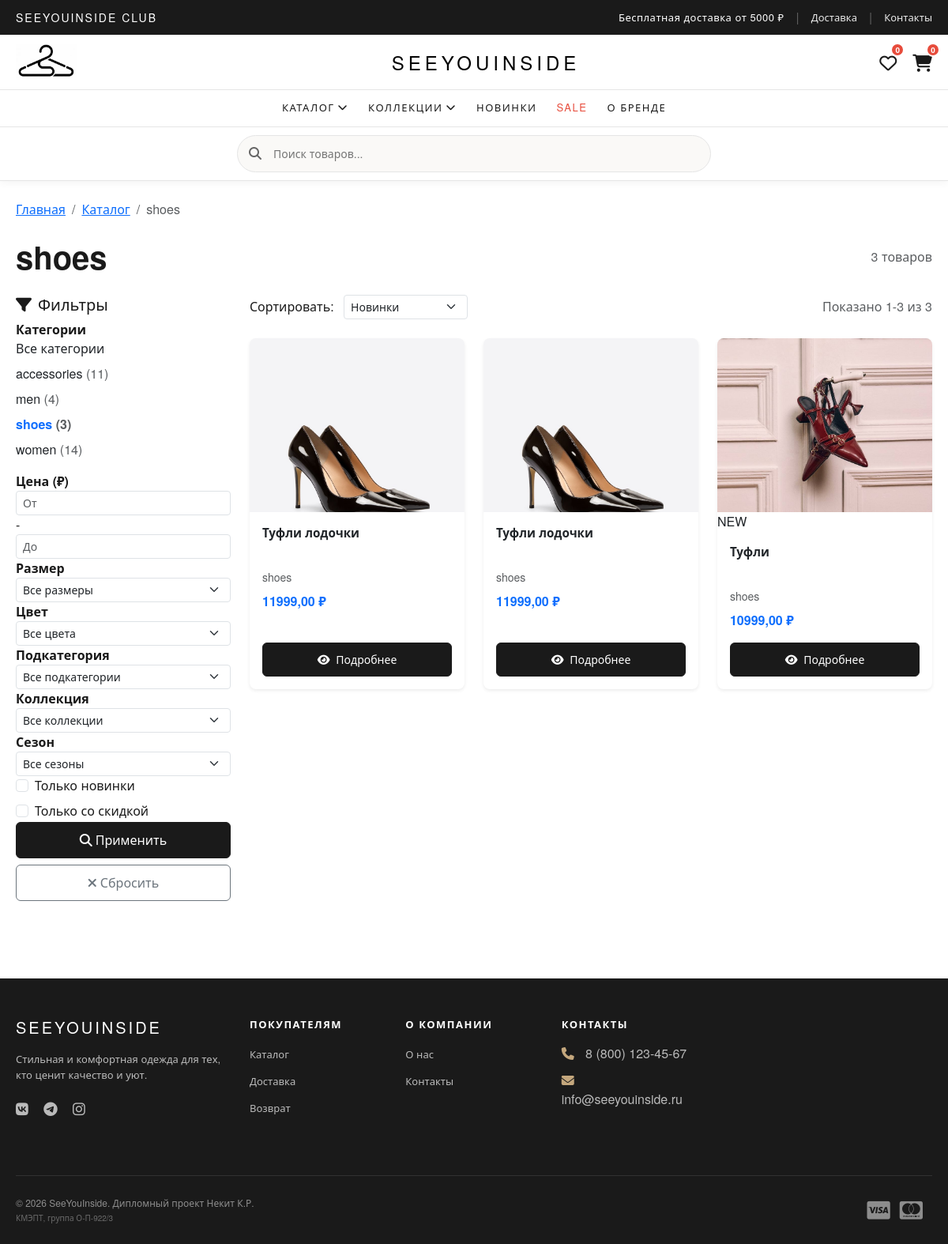
The app's page /catalog/shoes/, older data.
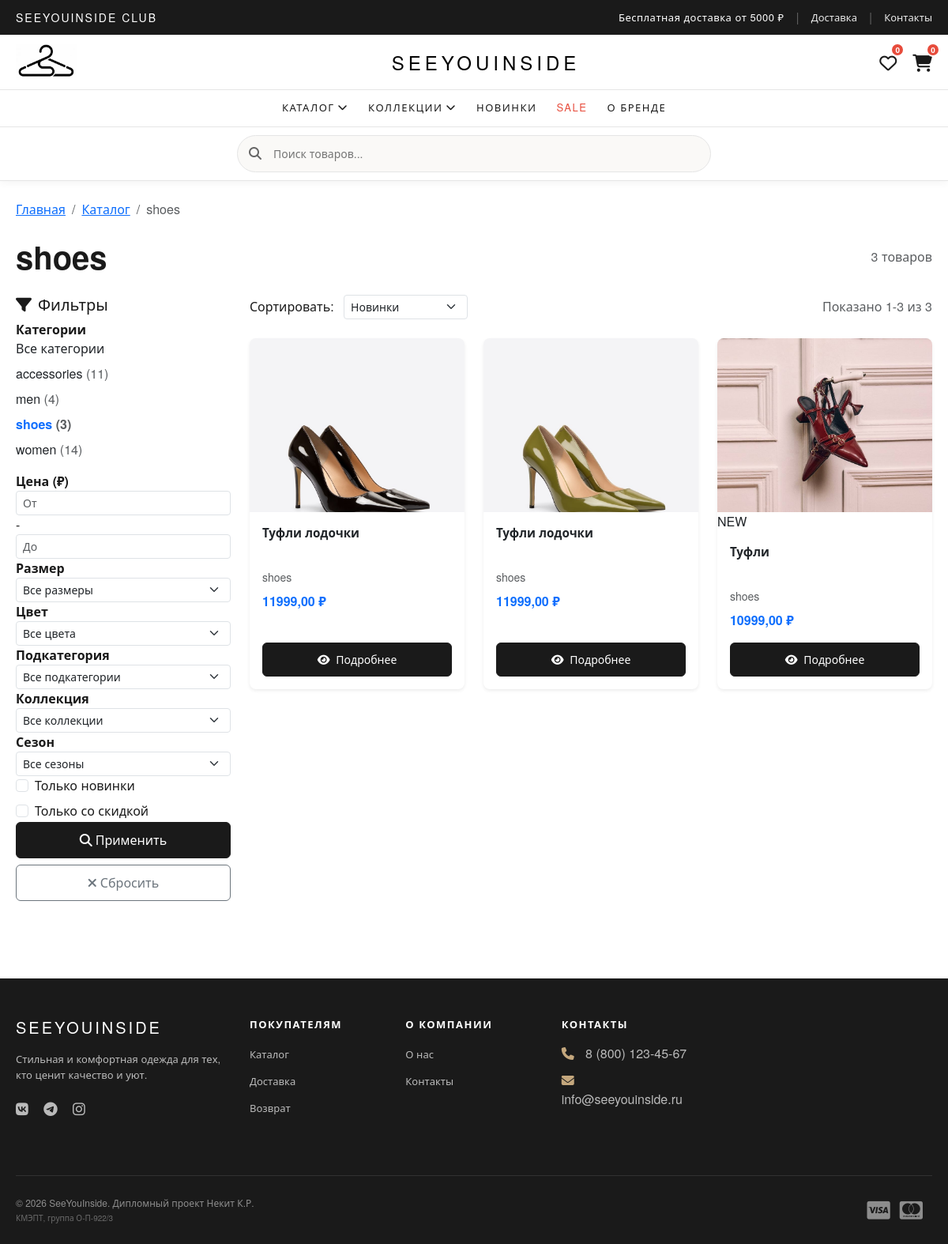
The same page, newer data.
### shop/models.py (models this page shows, shortened)
class Product(models.Model):
    GENDER_CHOICES = (
        ('women', 'Женское'),
        ('men', 'Мужское'),
        ('unisex', 'Унисекс'),
    )
    SUBCATEGORY_CHOICES = (
        ('dresses', 'Платья'),
        ('blouses', 'Блузы и рубашки'),
        ('jeans_women', 'Джинсы'),
        ('trousers_women', 'Брюки'),
        ('skirts', 'Юбки'),
        ('jackets_women', 'Жакеты и пиджаки'),
        ('knitwear', 'Трикотаж'),
        ('outerwear_women', 'Верхняя одежда'),
        ('shirts', 'Рубашки'),
        ('tshirts', 'Футболки'),
        ('jeans_men', 'Джинсы'),
        ('trousers_men', 'Брюки'),
        ('hoodies', 'Худи и свитшоты'),
        ('jackets_men', 'Куртки'),
        ('suits', 'Костюмы'),
        ('outerwear_men', 'Верхняя одежда'),
        ('bags', 'Сумки'),
        ('belts', 'Ремни'),
        ('hats', 'Головные уборы'),
        ('scarves', 'Шарфы и платки'),
        ('gloves', 'Перчатки'),
        ('jewelry', 'Украшения'),
        ('glasses', 'Очки'),
        ('sneakers', 'Кроссовки'),
        ('heels', 'Туфли'),
        ('boots', 'Ботинки'),
        ('winter_boots', 'Сапоги'),
        ('flats', 'Балетки'),
        ('loafers', 'Лоферы'),
        ('sandals', 'Сандалии'),
    )
    COLLECTION_CHOICES = (
        ('basic', 'Базовая коллекция'),
        ('evening', 'Вечерняя коллекция'),
        ('sport', 'Спортивная коллекция'),
        ('business', 'Деловая коллекция'),
        ('casual', 'Повседневная коллекция'),
        ('city', 'Капсула "Город"'),
        ('relax', 'Капсула "Отдых"'),
        ('limited', 'Limited Edition'),
    )
    SEASON_CHOICES = (
        ('spring-summer-2026', 'Весна-Лето 2026'),
        ('autumn-winter-2026', 'Осень-Зима 2026'),
        ('cruise', 'Круизная коллекция'),
        ('preorder', 'Предзаказ'),
    )
    category = models.ForeignKey(Category, on_delete=models.CASCADE, related_name='products', verbose_name="Категория")
    name = models.CharField(max_length=200, verbose_name="Название товара")
    slug = models.SlugField(max_length=200, verbose_name="URL-идентификатор")
    description = models.TextField(verbose_name="Описание товара")
    price = models.DecimalField(max_digits=10, decimal_places=2, verbose_name="Цена (руб.)")
    gender = models.CharField(max_length=10, choices=GENDER_CHOICES, default='unisex', verbose_name="Пол")
    subcategory = models.CharField(max_length=50, choices=SUBCATEGORY_CHOICES, blank=True, null=True, verbose_name="Подкатегория")
    collection = models.CharField(max_length=50, choices=COLLECTION_CHOICES, blank=True, null=True, verbose_name="Коллекция")
    season = models.CharField(max_length=50, choices=SEASON_CHOICES, blank=True, null=True, verbose_name="Сезон")
    size = models.CharField(max_length=100, blank=True, null=True, verbose_name="Доступные размеры")
    color = models.CharField(max_length=50, blank=True, null=True, verbose_name="Цвет")
    material = models.CharField(max_length=200, blank=True, null=True, verbose_name="Состав/материал")
    image = models.ImageField(upload_to='products/%Y/%m/%d/', verbose_name="Главное фото товара", blank=True, null=True)
    image_2 = models.ImageField(upload_to='products/%Y/%m/%d/', blank=True, null=True, verbose_name="Дополнительное фото 1")
    image_3 = models.ImageField(upload_to='products/%Y/%m/%d/', blank=True, null=True, verbose_name="Дополнительное фото 2")
    image_url = models.URLField(max_length=500, blank=True, null=True, verbose_name="Ссылка на главное фото")
    image_url_2 = models.URLField(max_length=500, blank=True, null=True, verbose_name="Ссылка на фото 2")
    image_url_3 = models.URLField(max_length=500, blank=True, null=True, verbose_name="Ссылка на фото 3")
    available = models.BooleanField(default=True, verbose_name="В наличии")
    is_new = models.BooleanField(default=False, verbose_name="Новинка")
    is_sale = models.BooleanField(default=False, verbose_name="Распродажа")
    sale_price = models.DecimalField(max_digits=10, decimal_places=2, blank=True, null=True, verbose_name="Цена со скидкой")
    created_at = models.DateTimeField(auto_now_add=True, verbose_name="Дата добавления")
    updated_at = models.DateTimeField(auto_now=True, verbose_name="Дата обновления")
    views_count = models.PositiveIntegerField(default=0, verbose_name="Количество просмотров")
    class Meta:
        verbose_name = "Товар"
        verbose_name_plural = "Товары"
        ordering = ['-created_at']
        indexes = [
            models.Index(fields=['id', 'slug']),
            models.Index(fields=['name']),
            models.Index(fields=['-created_at']),
            models.Index(fields=['gender']),
            models.Index(fields=['subcategory']),
            models.Index(fields=['collection']),
        ]
    class Meta:
        verbose_name = "Товар"
        verbose_name_plural = "Товары"
        ordering = ['-created_at']
        indexes = [
            models.Index(fields=['id', 'slug']),
            models.Index(fields=['name']),
            models.Index(fields=['-created_at']),
            models.Index(fields=['gender']),
            models.Index(fields=['subcategory']),
            models.Index(fields=['collection']),
        ]

class Category(models.Model):
    GENDER_CHOICES = (
        ('women', 'Женское'),
        ('men', 'Мужское'),
        ('unisex', 'Унисекс'),
    )
    name = models.CharField(max_length=100, verbose_name="Название категории")
    slug = models.SlugField(unique=True, verbose_name="URL-идентификатор")
    description = models.TextField(blank=True, null=True, verbose_name="Описание категории")
    gender = models.CharField(max_length=10, choices=GENDER_CHOICES, default='unisex', verbose_name="Пол")
    class Meta:
        verbose_name = "Категория"
        verbose_name_plural = "Категории"
        ordering = ['name']

### shop/views.py (the view)
# urls.py: path('catalog/', views.catalog, name='catalog'),
def catalog(request, category_slug=None):
    category = None
    categories = Category.objects.annotate(product_count=Count('products', filter=Q(products__available=True)))
    products = Product.objects.filter(available=True).select_related('category')
    if category_slug:
        category = get_object_or_404(Category, slug=category_slug)
        products = products.filter(category=category)
    query = request.GET.get('q', '').strip()
    if query:
        products = products.filter(Q(name__icontains=query) | Q(description__icontains=query) | Q(color__icontains=query))
    min_price = request.GET.get('min_price')
    max_price = request.GET.get('max_price')
    if min_price:
        try: products = products.filter(price__gte=Decimal(min_price))
        except: pass
    if max_price:
        try: products = products.filter(price__lte=Decimal(max_price))
        except: pass
    size_filter = request.GET.get('size')
    if size_filter: products = products.filter(size__icontains=size_filter)
    color_filter = request.GET.get('color')
    if color_filter: products = products.filter(color__icontains=color_filter)
    new_only = request.GET.get('new_only')
    if new_only: products = products.filter(is_new=True)
    sale_only = request.GET.get('sale_only')
    if sale_only: products = products.filter(is_sale=True)
    gender = request.GET.get('gender')
    if gender: products = products.filter(gender=gender)
    subcategory = request.GET.get('subcategory')
    if subcategory: products = products.filter(subcategory=subcategory)
    collection = request.GET.get('collection')
    if collection: products = products.filter(collection=collection)
    season = request.GET.get('season')
    if season: products = products.filter(season=season)
    sort_by = request.GET.get('sort', '-created_at')
    sort_options = {
        '-created_at': 'Новинки', 'created_at': 'Сначала старые',
        'price': 'Цена ↑', '-price': 'Цена ↓',
        'name': 'А-Я', '-name': 'Я-А', '-views_count': 'Популярные',
    }
    products = products.order_by(sort_by) if sort_by in sort_options else products.order_by('-created_at')
    paginator = Paginator(products, 12)
    page = request.GET.get('page', 1)
    try: products_page = paginator.page(page)
    except PageNotAnInteger: products_page = paginator.page(1)
    except EmptyPage: products_page = paginator.page(paginator.num_pages)
    all_products_for_filters = Product.objects.filter(available=True)
    if category:
        all_products_for_filters = all_products_for_filters.filter(category=category)
    all_sizes = set()
    all_colors = set()
    for p in all_products_for_filters:
        if p.size:
            all_sizes.update([s.strip() for s in p.size.split(',') if s.strip()])
        if p.color:
            all_colors.add(p.color.strip())
    all_subcategories = set()
    all_collections = set()
    all_seasons = set()
    for p in all_products_for_filters:
        if p.subcategory:
            all_subcategories.add(p.get_subcategory_display() if hasattr(p, 'get_subcategory_display') else p.subcategory)
        if p.collection:
            all_collections.add(p.get_collection_display() if hasattr(p, 'get_collection_display') else p.collection)
        if p.season:
            all_seasons.add(p.get_season_display() if hasattr(p, 'get_season_display') else p.season)
    total_products = products.count()
    page_title = f'{category.name} | Каталог' if category else 'Каталог одежды | SeeYouInside'
    context = {
        'category': category,
        'categories': categories,
        'products': products_page,
        'total_products': total_products,
        'query': query,
        'min_price': min_price,
        'max_price': max_price,
        'size_filter': size_filter,
        'color_filter': color_filter,
        'new_only': new_only,
        'sale_only': sale_only,
        'gender': gender,
        'subcategory': subcategory,
        'collection': collection,
        'season': season,
        'all_sizes': sorted(all_sizes),
        'all_colors': sorted(all_colors),
        'all_subcategories': sorted(all_subcategories),  # ДОБАВЛЕНО
        'all_collections': sorted(all_collections),      # ДОБАВЛЕНО
        'all_seasons': sorted(all_seasons),              # ДОБАВЛЕНО
        'sort_by': sort_by,
        'sort_options': sort_options,
        'page_title': page_title,
    }
    return render(request, 'shop/catalog.html', context)

### shop/context_processors.py (called while the page is built)
def cart_context(request):
    return {
        'cart_count': get_cart_count(request),
        'cart_total': get_cart_total(request),
        'wishlist_count': get_wishlist_count(request),
    }

### shop/views.py (called while the page is built)
def get_cart_id(request):
    cart_id = request.session.get('cart_id')
    if not cart_id:
        request.session.create()
        cart_id = request.session.session_key
        request.session['cart_id'] = cart_id
    return cart_id

def get_cart_items(request):
    if request.user.is_authenticated:
        return CartItem.objects.filter(user=request.user).select_related('product', 'product__category')
    return CartItem.objects.filter(session_key=get_cart_id(request)).select_related('product', 'product__category')

def get_cart_count(request):
    return sum(item.quantity for item in get_cart_items(request))

def get_cart_total(request):
    return sum(item.total_price() for item in get_cart_items(request))

def get_wishlist_count(request):
    if request.user.is_authenticated:
        return WishlistItem.objects.filter(user=request.user).count()
    return 0

### shop/templates/shop/catalog.html (shortened to what the changed rows need)
{% extends 'base.html' %}
{% load static %}
{% block content %}
<div class="container py-4">
    <div class="d-flex justify-content-between align-items-center mb-4">
        <h1 class="fw-bold mb-0">
            {% if category %}{{ category.name }}{% else %}Каталог одежды{% endif %}
        </h1>
    </div>
    <div class="row">
        <div class="col-lg-9">
            {% if products %}
            <div class="row">
                {% for product in products %}
                <div class="col-6 col-md-4 mb-4">
                    <div class="product-card card h-100 border-0 shadow-sm d-flex flex-column">
                        <div class="position-relative">
                            <img src="/static/products/{{ product.slug }}.jpg" class="card-img-top" alt="{{ product.name }}"
                                 style="height: 220px; object-fit: cover;"
                                 onerror="this.onerror=null; this.src='/static/img/placeholder.jpg';">
                        </div>
                        <div class="card-body d-flex flex-column flex-grow-1">
                            <h6 class="card-title" style="min-height: 48px;">{{ product.name|truncatechars:45 }}</h6>
                            <p class="card-text text-muted small mb-2">{{ product.category.name }}</p>
                            {% if product.is_sale %}
                            <div class="mb-3">
                                <span class="old-price small text-muted text-decoration-line-through">{{ product.price }} ₽</span>
                                <span class="fw-bold text-danger ms-2">{{ product.sale_price }} ₽</span>
                            </div>
                            {% else %}
                            <div class="mb-3">
                                <span class="fw-bold text-primary">{{ product.price }} ₽</span>
                            </div>
                            {% endif %}
                            <div class="mt-auto">
                                <a href="{% url 'shop:product_detail' product.id product.slug %}"
                                   class="btn btn-primary btn-sm w-100">
                                    <i class="fas fa-eye me-1"></i> Подробнее
                                </a>
                            </div>
                        </div>
                    </div>
                </div>
                {% endfor %}
            </div>
            {% endif %}
        </div>
    </div>
</div>
{% endblock %}

Row changes from the older to the newer data that the page shows:
changed Product (number 2 of 3 on the later page): slug: a different picture
